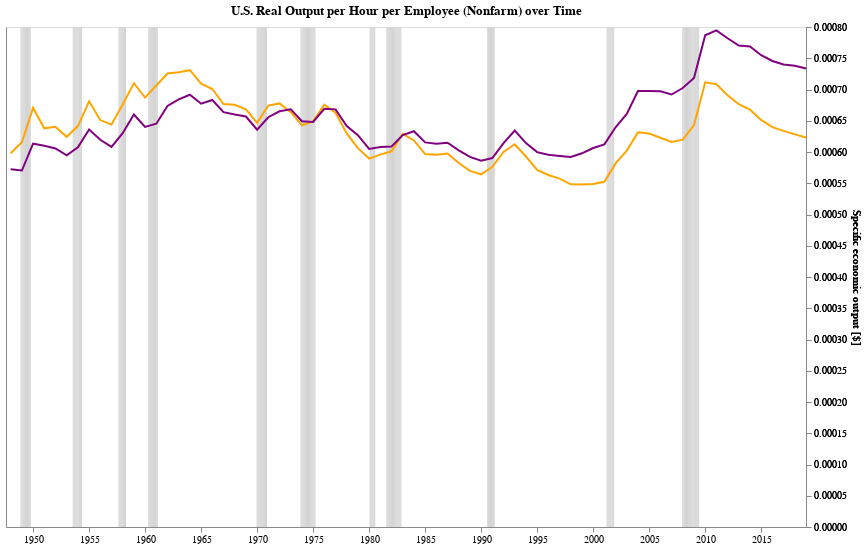

The code cell stored with this chart in its notebook:
### Code cell
output_per_hour_per_employee2 =\
    (output_per_hour.resample("1Y").last() / df_payroll["Total Payroll"].resample("1Y").last()).dropna()\
    .rename("SpecificOutput")\
    .reset_index()

ts2 = alt.Chart(output_per_hour_per_employee2).mark_line(color='orange').encode(
    alt.X('date:T'),
    alt.Y('SpecificOutput:Q', axis=alt.Axis(grid=False, title='Specific economic output [$]'))
)

alt.layer(
    r,
    ts2,
    ts
).resolve_scale(
    y='independent'
).properties(
    title="U.S. Real Output per Hour per Employee (Nonfarm) over Time",
    width=800,
    height=500
)

### Figure 1 — Vega-Lite specification as saved in the notebook (floating-point values rounded to 4 significant figures; data arrays with more than 128 entries replaced by an {"elided": "..."} marker saying what was removed)
{"$schema": "https://vega.github.io/schema/vega-lite/v2.4.3.json", "config": {"view": {"height": 300, "width": 400}}, "height": 500, "layer": [{"data": {"values": {"elided": "850 records"}}, "encoding": {"size": {"value": 1}, "x": {"axis": {"grid": false, "title": null}, "field": "date", "type": "temporal"}, "y": {"axis": {"grid": false, "labels": false, "ticks": false, "title": null}, "field": "Recession", "type": "quantitative"}}, "mark": {"color": "lightgray", "type": "rule"}}, {"data": {"values": [{"SpecificOutput": 0.000598, "date": "1947-12-31"}, {"SpecificOutput": 0.0006156, "date": "1948-12-31"}, {"SpecificOutput": 0.0006707, "date": "1949-12-31"}, {"SpecificOutput": 0.0006378, "date": "1950-12-31"}, {"SpecificOutput": 0.0006404, "date": "1951-12-31"}, {"SpecificOutput": 0.0006244, "date": "1952-12-31"}, {"SpecificOutput": 0.0006415, "date": "1953-12-31"}, {"SpecificOutput": 0.0006811, "date": "1954-12-31"}, {"SpecificOutput": 0.0006511, "date": "1955-12-31"}, {"SpecificOutput": 0.0006439, "date": "1956-12-31"}, {"SpecificOutput": 0.000676, "date": "1957-12-31"}, {"SpecificOutput": 0.00071, "date": "1958-12-31"}, {"SpecificOutput": 0.0006871, "date": "1959-12-31"}, {"SpecificOutput": 0.0007064, "date": "1960-12-31"}, {"SpecificOutput": 0.0007255, "date": "1961-12-31"}, {"SpecificOutput": 0.0007274, "date": "1962-12-31"}, {"SpecificOutput": 0.000731, "date": "1963-12-31"}, {"SpecificOutput": 0.0007094, "date": "1964-12-31"}, {"SpecificOutput": 0.0007008, "date": "1965-12-31"}, {"SpecificOutput": 0.0006766, "date": "1966-12-31"}, {"SpecificOutput": 0.0006756, "date": "1967-12-31"}, {"SpecificOutput": 0.0006682, "date": "1968-12-31"}, {"SpecificOutput": 0.0006467, "date": "1969-12-31"}, {"SpecificOutput": 0.0006743, "date": "1970-12-31"}, {"SpecificOutput": 0.0006777, "date": "1971-12-31"}, {"SpecificOutput": 0.0006637, "date": "1972-12-31"}, {"SpecificOutput": 0.0006427, "date": "1973-12-31"}, {"SpecificOutput": 0.000649, "date": "1974-12-31"}, {"SpecificOutput": 0.0006757, "date": "1975-12-31"}, {"SpecificOutput": 0.0006628, "date": "1976-12-31"}, {"SpecificOutput": 0.0006298, "date": "1977-12-31"}, {"SpecificOutput": 0.0006061, "date": "1978-12-31"}, {"SpecificOutput": 0.0005894, "date": "1979-12-31"}, {"SpecificOutput": 0.0005958, "date": "1980-12-31"}, {"SpecificOutput": 0.0006011, "date": "1981-12-31"}, {"SpecificOutput": 0.0006289, "date": "1982-12-31"}, {"SpecificOutput": 0.0006185, "date": "1983-12-31"}, {"SpecificOutput": 0.0005967, "date": "1984-12-31"}, {"SpecificOutput": 0.0005957, "date": "1985-12-31"}, {"SpecificOutput": 0.0005976, "date": "1986-12-31"}, {"SpecificOutput": 0.0005824, "date": "1987-12-31"}, {"SpecificOutput": 0.0005697, "date": "1988-12-31"}, {"SpecificOutput": 0.0005643, "date": "1989-12-31"}, {"SpecificOutput": 0.0005763, "date": "1990-12-31"}, {"SpecificOutput": 0.0006, "date": "1991-12-31"}, {"SpecificOutput": 0.0006125, "date": "1992-12-31"}, {"SpecificOutput": 0.0005928, "date": "1993-12-31"}, {"SpecificOutput": 0.0005713, "date": "1994-12-31"}, {"SpecificOutput": 0.0005632, "date": "1995-12-31"}, {"SpecificOutput": 0.0005575, "date": "1996-12-31"}, {"SpecificOutput": 0.0005483, "date": "1997-12-31"}, {"SpecificOutput": 0.0005481, "date": "1998-12-31"}, {"SpecificOutput": 0.0005489, "date": "1999-12-31"}, {"SpecificOutput": 0.0005522, "date": "2000-12-31"}, {"SpecificOutput": 0.0005817, "date": "2001-12-31"}, {"SpecificOutput": 0.0006022, "date": "2002-12-31"}, {"SpecificOutput": 0.0006314, "date": "2003-12-31"}, {"SpecificOutput": 0.0006295, "date": "2004-12-31"}, {"SpecificOutput": 0.0006228, "date": "2005-12-31"}, {"SpecificOutput": 0.0006161, "date": "2006-12-31"}, {"SpecificOutput": 0.0006198, "date": "2007-12-31"}, {"SpecificOutput": 0.0006431, "date": "2008-12-31"}, {"SpecificOutput": 0.0007115, "date": "2009-12-31"}, {"SpecificOutput": 0.0007085, "date": "2010-12-31"}, {"SpecificOutput": 0.0006909, "date": "2011-12-31"}, {"SpecificOutput": 0.0006764, "date": "2012-12-31"}, {"SpecificOutput": 0.0006677, "date": "2013-12-31"}, {"SpecificOutput": 0.0006513, "date": "2014-12-31"}, {"SpecificOutput": 0.0006397, "date": "2015-12-31"}, {"SpecificOutput": 0.0006339, "date": "2016-12-31"}, {"SpecificOutput": 0.0006282, "date": "2017-12-31"}, {"SpecificOutput": 0.0006233, "date": "2018-12-31"}]}, "encoding": {"x": {"field": "date", "type": "temporal"}, "y": {"axis": {"grid": false, "title": "Specific economic output [$]"}, "field": "SpecificOutput", "type": "quantitative"}}, "mark": {"color": "orange", "type": "line"}}, {"data": {"values": [{"SpecificOutput": 0.0005723, "date": "1947-12-31"}, {"SpecificOutput": 0.0005703, "date": "1948-12-31"}, {"SpecificOutput": 0.0006134, "date": "1949-12-31"}, {"SpecificOutput": 0.0006098, "date": "1950-12-31"}, {"SpecificOutput": 0.0006056, "date": "1951-12-31"}, {"SpecificOutput": 0.0005945, "date": "1952-12-31"}, {"SpecificOutput": 0.0006074, "date": "1953-12-31"}, {"SpecificOutput": 0.000636, "date": "1954-12-31"}, {"SpecificOutput": 0.0006196, "date": "1955-12-31"}, {"SpecificOutput": 0.0006081, "date": "1956-12-31"}, {"SpecificOutput": 0.00063, "date": "1957-12-31"}, {"SpecificOutput": 0.00066, "date": "1958-12-31"}, {"SpecificOutput": 0.0006402, "date": "1959-12-31"}, {"SpecificOutput": 0.0006452, "date": "1960-12-31"}, {"SpecificOutput": 0.0006737, "date": "1961-12-31"}, {"SpecificOutput": 0.0006841, "date": "1962-12-31"}, {"SpecificOutput": 0.0006917, "date": "1963-12-31"}, {"SpecificOutput": 0.0006772, "date": "1964-12-31"}, {"SpecificOutput": 0.0006832, "date": "1965-12-31"}, {"SpecificOutput": 0.0006637, "date": "1966-12-31"}, {"SpecificOutput": 0.00066, "date": "1967-12-31"}, {"SpecificOutput": 0.0006567, "date": "1968-12-31"}, {"SpecificOutput": 0.0006358, "date": "1969-12-31"}, {"SpecificOutput": 0.0006556, "date": "1970-12-31"}, {"SpecificOutput": 0.0006652, "date": "1971-12-31"}, {"SpecificOutput": 0.0006684, "date": "1972-12-31"}, {"SpecificOutput": 0.0006492, "date": "1973-12-31"}, {"SpecificOutput": 0.0006481, "date": "1974-12-31"}, {"SpecificOutput": 0.0006692, "date": "1975-12-31"}, {"SpecificOutput": 0.0006682, "date": "1976-12-31"}, {"SpecificOutput": 0.0006415, "date": "1977-12-31"}, {"SpecificOutput": 0.000627, "date": "1978-12-31"}, {"SpecificOutput": 0.0006048, "date": "1979-12-31"}, {"SpecificOutput": 0.0006081, "date": "1980-12-31"}, {"SpecificOutput": 0.0006088, "date": "1981-12-31"}, {"SpecificOutput": 0.000627, "date": "1982-12-31"}, {"SpecificOutput": 0.0006332, "date": "1983-12-31"}, {"SpecificOutput": 0.0006154, "date": "1984-12-31"}, {"SpecificOutput": 0.0006132, "date": "1985-12-31"}, {"SpecificOutput": 0.0006148, "date": "1986-12-31"}, {"SpecificOutput": 0.0006027, "date": "1987-12-31"}, {"SpecificOutput": 0.0005921, "date": "1988-12-31"}, {"SpecificOutput": 0.0005861, "date": "1989-12-31"}, {"SpecificOutput": 0.0005904, "date": "1990-12-31"}, {"SpecificOutput": 0.0006141, "date": "1991-12-31"}, {"SpecificOutput": 0.0006342, "date": "1992-12-31"}, {"SpecificOutput": 0.0006143, "date": "1993-12-31"}, {"SpecificOutput": 0.0005998, "date": "1994-12-31"}, {"SpecificOutput": 0.0005955, "date": "1995-12-31"}, {"SpecificOutput": 0.0005937, "date": "1996-12-31"}, {"SpecificOutput": 0.000592, "date": "1997-12-31"}, {"SpecificOutput": 0.0005979, "date": "1998-12-31"}, {"SpecificOutput": 0.0006063, "date": "1999-12-31"}, {"SpecificOutput": 0.0006122, "date": "2000-12-31"}, {"SpecificOutput": 0.0006396, "date": "2001-12-31"}, {"SpecificOutput": 0.000661, "date": "2002-12-31"}, {"SpecificOutput": 0.0006975, "date": "2003-12-31"}, {"SpecificOutput": 0.0006978, "date": "2004-12-31"}, {"SpecificOutput": 0.0006971, "date": "2005-12-31"}, {"SpecificOutput": 0.000692, "date": "2006-12-31"}, {"SpecificOutput": 0.0007024, "date": "2007-12-31"}, {"SpecificOutput": 0.0007183, "date": "2008-12-31"}, {"SpecificOutput": 0.0007868, "date": "2009-12-31"}, {"SpecificOutput": 0.0007946, "date": "2010-12-31"}, {"SpecificOutput": 0.000782, "date": "2011-12-31"}, {"SpecificOutput": 0.0007704, "date": "2012-12-31"}, {"SpecificOutput": 0.0007689, "date": "2013-12-31"}, {"SpecificOutput": 0.0007549, "date": "2014-12-31"}, {"SpecificOutput": 0.0007456, "date": "2015-12-31"}, {"SpecificOutput": 0.00074, "date": "2016-12-31"}, {"SpecificOutput": 0.000738, "date": "2017-12-31"}, {"SpecificOutput": 0.0007335, "date": "2018-12-31"}]}, "encoding": {"x": {"field": "date", "type": "temporal"}, "y": {"axis": {"grid": false, "title": "Specific economic output [$]"}, "field": "SpecificOutput", "type": "quantitative"}}, "mark": {"color": "purple", "type": "line"}}], "resolve": {"scale": {"x": "shared", "y": "independent"}}, "title": "U.S. Real Output per Hour per Employee (Nonfarm) over Time", "width": 800}
